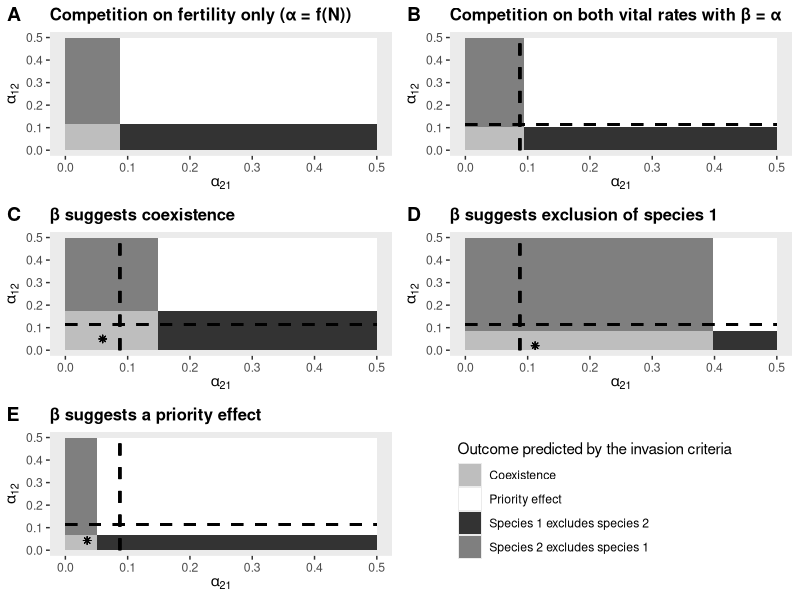

Write the R code that produced this figure.
### GAEL BARDON ###
### 05/10/2020 ###
### Computation of the invasion criteria over alpha_ij and alpha_ji in the combined model with three situations suggested by beta coefficients 

library("gridExtra")
library(ggplot2)
library(cowplot)
library(Cairo)

## Function to compute the border of the outcome domains on alpha from invasion criteria
computation_border_combined <- function(pi1,pi2, gamma1,gamma2, phi1,phi2, sa1,sa2, alpha11, alpha22, beta11, beta12, beta21, beta22){
  n_a1 = (alpha11*(1-gamma1)*phi1 - alpha11 - beta11 + sqrt((-alpha11*(1-gamma1)*phi1 + alpha11 + beta11)^2-4*alpha11*beta11*(-(1-gamma1)*phi1-pi1*gamma1*phi1/(1-sa1)+1)))/(2*alpha11*beta11)
  alpha21_b = ((pi2*gamma2*phi2/(1-sa2))/((1+beta21*n_a1)-(1-gamma2)*phi2)-1)*1/n_a1
  n_a2 = (alpha22*(1-gamma2)*phi2 - alpha22 - beta22 + sqrt((-alpha22*(1-gamma2)*phi2 + alpha22 + beta22)^2-4*alpha22*beta22*(-(1-gamma2)*phi2-pi2*gamma2*phi2/(1-sa2)+1)))/(2*alpha22*beta22)
  alpha12_b = ((pi1*gamma1*phi1/(1-sa1))/((1+beta12*n_a2)-(1-gamma1)*phi1)-1)*1/n_a2
  return(c(alpha21_b,alpha12_b))
}

## Function to compute the border of the outcome domains from invasion criteria when beta=0 (From Fujiwara et al. but gives the same results if we use our method)
computation_border_only_alpha <- function(pi1,pi2, gamma1,gamma2, phi1,phi2, sa1,sa2, alpha11, alpha22){
  f1<-(1/(gamma1*phi1))*(1-sa1)*(1-phi1+gamma1*phi1)
  f2<-(1/(gamma2*phi2))*(1-sa2)*(1-phi2+gamma2*phi2)
  Rf1<-(pi1/f1)-1
  Rf2<-(pi2/f2)-1
  alpha12_b<-(Rf1/Rf2)*alpha22
  alpha21_b<-(Rf2/Rf1)*alpha11
  return(c(alpha21_b,alpha12_b))
} 

## Function to compute the border of the outcome domains from invasion criteria when beta=alpha 
computation_border_alpha_eq_beta <- function(pi1,pi2, gamma1,gamma2, phi1,phi2, sa1,sa2, alpha11, alpha22, beta11, beta22){
  n_a1 = (alpha11*(1-gamma1)*phi1 - alpha11 - beta11 + sqrt((-alpha11*(1-gamma1)*phi1 + alpha11 + beta11)^2-4*alpha11*beta11*(-(1-gamma1)*phi1-pi1*gamma1*phi1/(1-sa1)+1)))/(2*alpha11*beta11)
  n_a2 = (alpha22*(1-gamma2)*phi2 - alpha22 - beta22 + sqrt((-alpha22*(1-gamma2)*phi2 + alpha22 + beta22)^2-4*alpha22*beta22*(-(1-gamma2)*phi2-pi2*gamma2*phi2/(1-sa2)+1)))/(2*alpha22*beta22)
  C1= (1-gamma1)*phi1
  D1= pi1*gamma1*phi1/(1-sa1)
  C2= (1-gamma2)*phi2
  D2= pi2*gamma2*phi2/(1-sa2)
  alpha21_b = (sqrt(D2-C2)-1)*1/n_a1
  alpha12_b = (sqrt(D1-C1)-1)*1/n_a2
  return(c(alpha21_b,alpha12_b))
}


### Reference plot : inavsion criteria with only alpha (beta=0)
border_ref <- computation_border_only_alpha(30,25,0.7,0.8,0.5,0.4,0.5,0.6,0.1,0.1)
rect_ref <- data.frame(xmin = c(0,border_ref[1],0,border_ref[1]),
                      xmax = c(border_ref[1], 0.5,border_ref[1],0.5),
                      ymin = c(0 , 0, border_ref[2],border_ref[2]),
                      ymax = c(border_ref[2],border_ref[2],0.5,0.5),
                      grp = factor(c('Coexistence','Species 1 excludes species 2','Species 2 excludes species 1','Priority effect')))

a <- ggplot(data=rect_ref, aes(x=c(0,0.5), y=c(0,0.5)))+
  geom_rect(data = rect_ref,aes(x = NULL,y = NULL,xmin = xmin,xmax = xmax,ymin = ymin,ymax = ymax, fill = grp)) +
  theme(panel.grid.major = element_blank(), panel.grid.minor = element_blank())+
  scale_fill_manual(values = c('grey',"white","grey20", "grey50"))+
  xlab(expression(alpha[21]))+ylab(expression(alpha[12]))+ guides(fill=guide_legend(title="Outcome predicted by the invasion criteria"))+ggtitle("Competition on fertility only (\u03B1 = f(N))")+ 
  theme(plot.title = element_text(size = 12, face = "bold"))

### Reference beta =alpha

border_alpha_eq_beta <- computation_border_alpha_eq_beta(30,25,0.7,0.8,0.5,0.4,0.5,0.6,0.1,0.1,0.1,0.1)


rect_alpha_eq_beta <- data.frame(xmin = c(0,border_alpha_eq_beta[1],0,border_alpha_eq_beta[1]),
                      xmax = c(border_alpha_eq_beta[1], 0.5,border_alpha_eq_beta[1],0.5),
                      ymin = c(0 , 0, border_alpha_eq_beta[2],border_alpha_eq_beta[2]),
                      ymax = c(border_alpha_eq_beta[2],border_alpha_eq_beta[2],0.5,0.5),
                      grp = factor(c('Coexistence','Species 1 excludes species 2','Species 2 excludes species 1','Priority effect')))
b <- ggplot(data=rect_alpha_eq_beta, aes(x=c(0,0.5), y=c(0,0.5)))+
  geom_rect(data = rect_alpha_eq_beta,aes(x = NULL,y = NULL,xmin = xmin,xmax = xmax,ymin = ymin,ymax = ymax, fill = grp)) +
  geom_segment(aes(x = 0, y = border_ref[2], xend = 0.5, yend = border_ref[2]), linetype="dashed", size=1)+
  geom_segment(aes(x = border_ref[1], y = 0, xend = border_ref[1], yend = 0.5), linetype="dashed", size=1)+
  theme(panel.grid.major = element_blank(), panel.grid.minor = element_blank())+
  scale_fill_manual(values = c('grey',"white","grey20", "grey50"))+
  xlab(expression(alpha[21]))+ylab(expression(alpha[12]))+ guides(fill=guide_legend(title="Outcome predicted by the invasion criteria"))+ggtitle("Competition on both vital rates with \u03B2 = \u03B1")+ 
  theme(plot.title = element_text(size = 12, face = "bold"))+theme(legend.position = "none")


### beta suggests coexistence 
coexistence_border <- computation_border_combined(30,25,0.7,0.8,0.5,0.4,0.5,0.6,0.1,0.1,0.1, 0.06, 0.06, 0.1)

rect_coexistence <- data.frame(xmin = c(0,coexistence_border[1],0,coexistence_border[1]),
                                    xmax = c(coexistence_border[1], 0.5,coexistence_border[1],0.5),
                                    ymin = c(0 , 0, coexistence_border[2],coexistence_border[2]),
                                    ymax = c(coexistence_border[2],coexistence_border[2],0.5,0.5),
                                    grp = factor(c('Coexistence','Species 1 excludes species 2','Species 2 excludes species 1','Priority effect')))
c <- ggplot(data=rect_coexistence, aes(x=c(0,0.5), y=c(0,0.5)))+
  geom_rect(data = rect_coexistence,aes(x = NULL,y = NULL,xmin = xmin,xmax = xmax,ymin = ymin,ymax = ymax, fill = grp)) +
  geom_segment(aes(x = 0, y = border_ref[2], xend = 0.5, yend = border_ref[2]), linetype="dashed", size=1)+
  geom_segment(aes(x = border_ref[1], y = 0, xend = border_ref[1], yend = 0.5), linetype="dashed", size=1)+
  theme(panel.grid.major = element_blank(), panel.grid.minor = element_blank())+
  scale_fill_manual(values = c('grey',"white","grey20", "grey50"))+
  xlab(expression(alpha[21]))+ylab(expression(alpha[12]))+ guides(fill=guide_legend(title="Outcome predicted by the invasion criteria"))+ggtitle("\u03B2 suggests coexistence ")+ 
  theme(plot.title = element_text(size = 12, face = "bold"))+theme(legend.position = "none")+
  geom_point(aes(x=0.06,y=0.05), shape=8)

### Beta suggest exclusion sp 2

exclu_sp2_border <- computation_border_combined(30,25,0.7,0.8,0.5,0.4,0.5,0.6,0.1,0.1,0.1,0.125,0.01,0.1)

rect_exclu_sp2 <- data.frame(xmin = c(0,exclu_sp2_border[1],0,exclu_sp2_border[1]),
                               xmax = c(exclu_sp2_border[1], 0.5,exclu_sp2_border[1],0.5),
                               ymin = c(0 , 0, exclu_sp2_border[2],exclu_sp2_border[2]),
                               ymax = c(exclu_sp2_border[2],exclu_sp2_border[2],0.5,0.5),
                               grp = factor(c('Coexistence','Species 1 excludes species 2','Species 2 excludes species 1','Priority effect')))
d <- ggplot(data=rect_exclu_sp2, aes(x=c(0,0.5), y=c(0,0.5)))+
  geom_rect(data = rect_exclu_sp2,aes(x = NULL,y = NULL,xmin = xmin,xmax = xmax,ymin = ymin,ymax = ymax, fill = grp)) +
  geom_segment(aes(x = 0, y = border_ref[2], xend = 0.5, yend = border_ref[2]), linetype="dashed", size=1)+
  geom_segment(aes(x = border_ref[1], y = 0, xend = border_ref[1], yend = 0.5), linetype="dashed", size=1)+
  theme(panel.grid.major = element_blank(), panel.grid.minor = element_blank())+
  scale_fill_manual(values = c('grey',"white","grey20", "grey50"))+
  xlab(expression(alpha[21]))+ylab(expression(alpha[12]))+ guides(fill=guide_legend(title="Outcome predicted by the invasion criteria"))+ggtitle("\u03B2 suggests exclusion of species 1")+ 
  theme(plot.title = element_text(size = 12, face = "bold"))+theme(legend.position = "none")+
  geom_point(aes(x=0.112,y=0.02), shape=8)

#### BEta suggests priority effect
PE_border <- computation_border_combined(30,25,0.7,0.8,0.5,0.4,0.5,0.6,0.1,0.1,0.1,0.155,0.165,0.1)

rect_priorityeffect <- data.frame(xmin = c(0,PE_border[1],0,PE_border[1]),
                             xmax = c(PE_border[1], 0.5,PE_border[1],0.5),
                             ymin = c(0 , 0, PE_border[2],PE_border[2]),
                             ymax = c(PE_border[2],PE_border[2],0.5,0.5),
                             grp = factor(c('Coexistence','Species 1 excludes species 2','Species 2 excludes species 1','Priority effect')))
e <- ggplot(data=rect_priorityeffect, aes(x=c(0,0.5), y=c(0,0.5)))+
  geom_rect(data = rect_priorityeffect,aes(x = NULL,y = NULL,xmin = xmin,xmax = xmax,ymin = ymin,ymax = ymax, fill = grp)) +
  geom_segment(aes(x = 0, y = border_ref[2], xend = 0.5, yend = border_ref[2]), linetype="dashed", size=1)+
  geom_segment(aes(x = border_ref[1], y = 0, xend = border_ref[1], yend = 0.5), linetype="dashed", size=1)+
  theme(panel.grid.major = element_blank(), panel.grid.minor = element_blank())+
  scale_fill_manual(values = c('grey',"white","grey20", "grey50"))+
  xlab(expression(alpha[21]))+ylab(expression(alpha[12]))+ guides(fill=guide_legend(title="Outcome predicted by the invasion criteria"))+ggtitle("\u03B2 suggests a priority effect")+ 
  theme(plot.title = element_text(size = 12, face = "bold"))+theme(legend.position = "none")+
  geom_point(aes(x=0.035,y=0.043), shape=8)

#### Combined figurewith labels
f <- get_legend(a)
a <- a + theme(legend.position = "none")

cairo_pdf(file = "outcome_domains_full.pdf", width = 8)
plot_grid(a, b,c,d,e,f, labels=c("A", "B","C","D", "E"), ncol = 2, nrow = 3)
dev.off()
